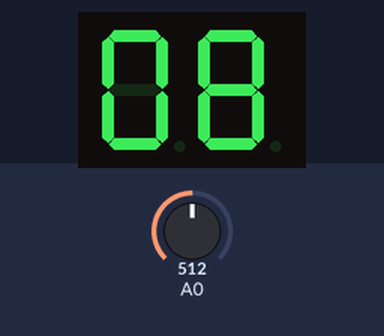
A sketch run on a simulated Arduino Uno, built with avr-gcc and run on an emulated ATmega328P. Shown: 2-digit seven-segment display. Wiring (inferred from the names in the program): 2-digit 7-segment display, segments lit when LOW: segments pin 2, pin 3, pin 4, pin 5, pin 6, pin 7, pin 8; digit selects pin 10, pin 11. Inputs (shaded band) come from the test bench; at power-on: A0 = 512. The segment pins are drawn as the display they are named for.

Above: at 1.2 s.
1.3 s: A0 set to 716
At 2.5 s:
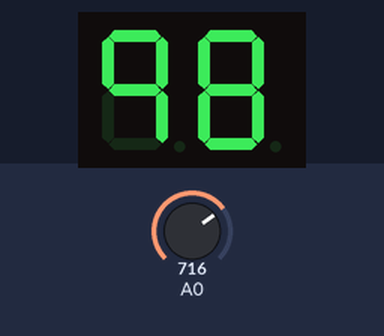
2.8 s: A0 set to 306
At 3.6 s:
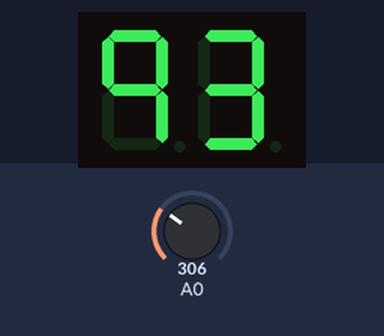
4.3 s: A0 set to 122
At 4.7 s:
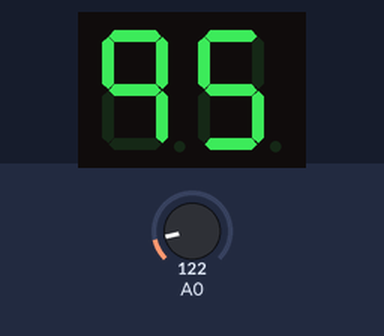
Timing chart, 0 to 7.3 s (numbered marks = the images above; inputs shaded):
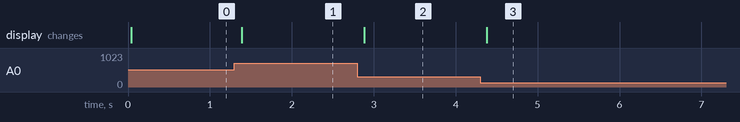

The sketch:

MicroduinoDigitalThermometer.ino
```cpp
byte digit0 = 10;	//ten digital for Microduino pin10
byte digit1 = 11;	//single digital for Microduino pin11
byte dotPin = 2;	//point for pin2

byte sevenSegmentPins[] = {
  2,3,4,5,6,7,8};	//A,B,C,D,E,F,G  corresponding Microduino pin
byte sevenSegment[10][7] =
{
  //a b c d e f g
  {
    0,0,0,0,0,0,1   }
  ,  // = 0
  {
    1,0,0,1,1,1,1   }
  ,  // = 1
  {
    0,0,1,0,0,1,0   }
  ,  // = 2
  {
    0,0,0,0,1,1,0   }
  ,  // = 3
  {
    1,0,0,1,1,0,0   }
  ,  // = 4
  {
    0,1,0,0,1,0,0   }
  ,  // = 5
  {
    0,1,0,0,0,0,0   }
  ,  // = 6
  {
    0,0,0,1,1,1,1   }
  ,  // = 7
  {
    0,0,0,0,0,0,0   }
  ,  // = 8
  {
    0,0,0,1,1,0,0   }   // = 9
};

void setup() {


  //inital all light
  pinMode(dotPin, OUTPUT); //pin 2
  pinMode(digit0, OUTPUT); //pin 10
  pinMode(digit1, OUTPUT); //pin 11

  for(int i=0; i<7; i++)
  {
    pinMode(sevenSegmentPins[i], OUTPUT);
  }
  digitalWrite(dotPin, HIGH);
  digitalWrite(digit0, HIGH);
  digitalWrite(digit1, HIGH);

}

//show number
void segmentWrite(byte digit)
{
  byte pin = 2;
  for (byte i=0; i<7; ++i)
  {
    digitalWrite(pin, sevenSegment[digit][i]);
    ++pin;
  }
}

void loop() {

  int n = analogRead(A0);    //Read the voltage value of pin A0
  int vol = n * (5.0 / 1023.0*100);   //The number of storage temperature data, temperature data obtained from the voltage value are translated

  //get single digital
  int sd=vol%10;
  //get ten digital
  int td=vol/10;

  digitalWrite(digit0, LOW);   //disable ten digital
  segmentWrite(sd);             //show single digital
  delay(10);                  //10ms delay
  digitalWrite(digit0, HIGH);  //enable ten digital
  digitalWrite(digit1, LOW);   //disable single digital
  segmentWrite(td);             //show ten digital
  delay(10);                  //10ms delay
  digitalWrite(digit1, HIGH);  //enable single digital

}
```

Measured:
- after the input at 1.3 s, the display: changes after 0.09 s (image 1)
- after the input at 2.8 s, the display: changes after 0.08 s (image 2)
- after the input at 4.3 s, the display: changes after 0.08 s (image 3)
